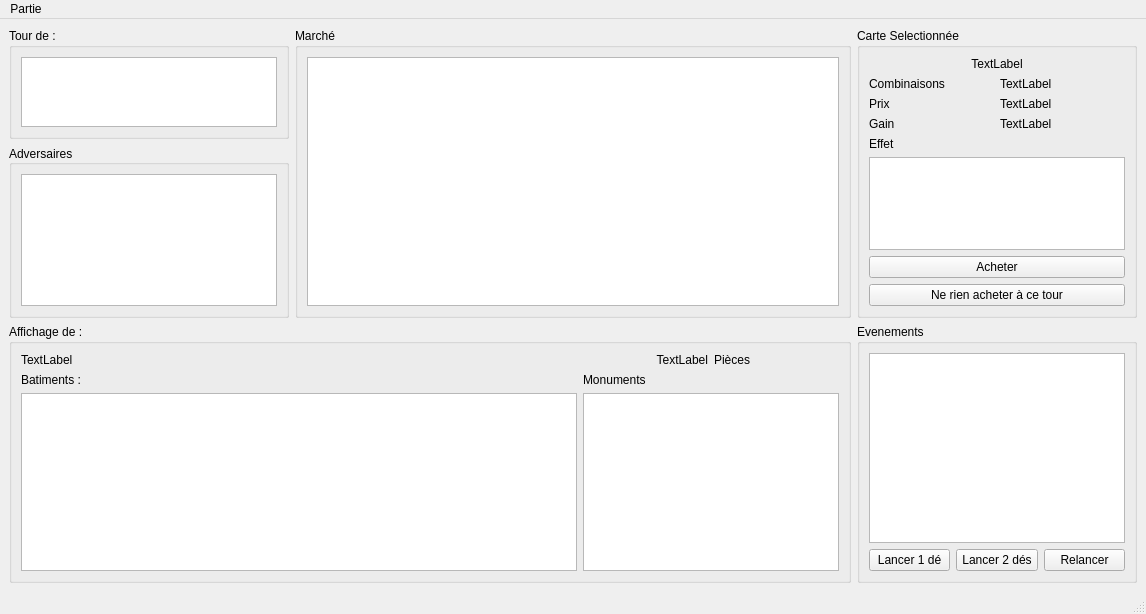
<?xml version="1.0" encoding="UTF-8"?>
<ui version="4.0">
 <class>Jeu</class>
 <widget class="QMainWindow" name="Jeu">
  <property name="geometry">
   <rect>
    <x>0</x>
    <y>0</y>
    <width>1146</width>
    <height>614</height>
   </rect>
  </property>
  <property name="windowTitle">
   <string>MainWindow</string>
  </property>
  <widget class="QWidget" name="centralwidget">
   <layout class="QGridLayout" name="gridLayout_15" rowstretch="1,2,3" columnstretch="0,2,0">
    <property name="sizeConstraint">
     <enum>QLayout::SetDefaultConstraint</enum>
    </property>
    <item row="2" column="0" colspan="2">
     <widget class="QGroupBox" name="gbJoueur">
      <property name="title">
       <string>Affichage de :</string>
      </property>
      <layout class="QGridLayout" name="gridLayout_21" rowstretch="0">
       <item row="0" column="0">
        <layout class="QGridLayout" name="gridLayout_13">
         <item row="1" column="0">
          <widget class="QLabel" name="tJoueur">
           <property name="text">
            <string>TextLabel</string>
           </property>
          </widget>
         </item>
         <item row="1" column="1">
          <widget class="QLabel" name="tPiece">
           <property name="text">
            <string>TextLabel</string>
           </property>
           <property name="alignment">
            <set>Qt::AlignRight|Qt::AlignTrailing|Qt::AlignVCenter</set>
           </property>
          </widget>
         </item>
         <item row="3" column="0">
          <widget class="QListWidget" name="listBatiment"/>
         </item>
         <item row="1" column="2">
          <widget class="QLabel" name="lpieces">
           <property name="text">
            <string>Pièces</string>
           </property>
          </widget>
         </item>
         <item row="3" column="1" colspan="2">
          <widget class="QListWidget" name="listMonuments"/>
         </item>
         <item row="2" column="0">
          <widget class="QLabel" name="lBatiments">
           <property name="text">
            <string>Batiments :</string>
           </property>
          </widget>
         </item>
         <item row="2" column="1" colspan="2">
          <widget class="QLabel" name="lMonuments">
           <property name="text">
            <string>Monuments</string>
           </property>
          </widget>
         </item>
        </layout>
       </item>
      </layout>
     </widget>
    </item>
    <item row="0" column="0">
     <widget class="QGroupBox" name="gbTour">
      <property name="title">
       <string>Tour de :</string>
      </property>
      <layout class="QGridLayout" name="gridLayout_16">
       <item row="0" column="0">
        <layout class="QGridLayout" name="gridLayout_9">
         <item row="0" column="0">
          <widget class="QListWidget" name="listJoueurActif"/>
         </item>
        </layout>
       </item>
      </layout>
     </widget>
    </item>
    <item row="2" column="2">
     <widget class="QGroupBox" name="gbEvenement">
      <property name="title">
       <string>Evenements</string>
      </property>
      <layout class="QGridLayout" name="gridLayout_19">
       <item row="0" column="0">
        <layout class="QGridLayout" name="gridLayout_14">
         <item row="1" column="0">
          <widget class="QPushButton" name="pb1de">
           <property name="text">
            <string>Lancer 1 dé</string>
           </property>
          </widget>
         </item>
         <item row="1" column="2">
          <widget class="QPushButton" name="pbRelancer">
           <property name="text">
            <string>Relancer</string>
           </property>
          </widget>
         </item>
         <item row="0" column="0" colspan="3">
          <widget class="QTextBrowser" name="textConole"/>
         </item>
         <item row="1" column="1">
          <widget class="QPushButton" name="pb2de">
           <property name="text">
            <string>Lancer 2 dés</string>
           </property>
          </widget>
         </item>
        </layout>
       </item>
      </layout>
     </widget>
    </item>
    <item row="1" column="0">
     <widget class="QGroupBox" name="gbAdversaires">
      <property name="title">
       <string>Adversaires</string>
      </property>
      <property name="alignment">
       <set>Qt::AlignLeading|Qt::AlignLeft|Qt::AlignVCenter</set>
      </property>
      <property name="flat">
       <bool>false</bool>
      </property>
      <layout class="QGridLayout" name="gridLayout_20" columnstretch="0">
       <property name="sizeConstraint">
        <enum>QLayout::SetDefaultConstraint</enum>
       </property>
       <item row="0" column="0">
        <layout class="QGridLayout" name="gridLayout_10">
         <item row="0" column="0">
          <widget class="QListWidget" name="listeAdversaires"/>
         </item>
        </layout>
       </item>
      </layout>
     </widget>
    </item>
    <item row="0" column="1" rowspan="2">
     <widget class="QGroupBox" name="gbMarche">
      <property name="title">
       <string>Marché</string>
      </property>
      <layout class="QGridLayout" name="gridLayout_17">
       <item row="0" column="0">
        <layout class="QGridLayout" name="gridLayout_11">
         <item row="0" column="0">
          <widget class="QTableWidget" name="tableMarche"/>
         </item>
        </layout>
       </item>
      </layout>
     </widget>
    </item>
    <item row="0" column="2" rowspan="2">
     <widget class="QGroupBox" name="bgCarte">
      <property name="title">
       <string>Carte Selectionnée</string>
      </property>
      <layout class="QGridLayout" name="gridLayout_18">
       <item row="8" column="1">
        <widget class="QLabel" name="tGain">
         <property name="text">
          <string>TextLabel</string>
         </property>
        </widget>
       </item>
       <item row="8" column="0">
        <widget class="QLabel" name="lGain">
         <property name="text">
          <string>Gain</string>
         </property>
        </widget>
       </item>
       <item row="7" column="1">
        <widget class="QLabel" name="tPrix">
         <property name="text">
          <string>TextLabel</string>
         </property>
        </widget>
       </item>
       <item row="2" column="0">
        <widget class="QLabel" name="lCombinaison">
         <property name="text">
          <string>Combinaisons </string>
         </property>
        </widget>
       </item>
       <item row="7" column="0">
        <widget class="QLabel" name="lPrix">
         <property name="text">
          <string>Prix</string>
         </property>
        </widget>
       </item>
       <item row="9" column="0">
        <widget class="QLabel" name="lEffet">
         <property name="text">
          <string>Effet</string>
         </property>
        </widget>
       </item>
       <item row="2" column="1">
        <widget class="QLabel" name="tCombinaisons">
         <property name="text">
          <string>TextLabel</string>
         </property>
        </widget>
       </item>
       <item row="10" column="0" colspan="2">
        <widget class="QTextBrowser" name="tbEffet"/>
       </item>
       <item row="12" column="0" colspan="2">
        <widget class="QPushButton" name="pushButton_4">
         <property name="text">
          <string>Acheter</string>
         </property>
        </widget>
       </item>
       <item row="13" column="0" colspan="2">
        <widget class="QPushButton" name="pushButton_5">
         <property name="text">
          <string>Ne rien acheter à ce tour</string>
         </property>
        </widget>
       </item>
       <item row="1" column="0" colspan="2">
        <widget class="QLabel" name="tnomCarte">
         <property name="text">
          <string>TextLabel</string>
         </property>
         <property name="alignment">
          <set>Qt::AlignCenter</set>
         </property>
        </widget>
       </item>
      </layout>
     </widget>
    </item>
   </layout>
  </widget>
  <widget class="QMenuBar" name="menubar">
   <property name="geometry">
    <rect>
     <x>0</x>
     <y>0</y>
     <width>1146</width>
     <height>25</height>
    </rect>
   </property>
   <widget class="QMenu" name="menuPatie">
    <property name="title">
     <string>Partie</string>
    </property>
    <addaction name="actionQuitter"/>
    <addaction name="actionSauvegarder"/>
    <addaction name="actionSauver_et_Quitter"/>
    <addaction name="actionQuitter_2"/>
   </widget>
   <addaction name="menuPatie"/>
  </widget>
  <widget class="QStatusBar" name="statusbar"/>
  <action name="actionSauvegarder">
   <property name="text">
    <string>Sauvegarder</string>
   </property>
  </action>
  <action name="actionQuitter">
   <property name="text">
    <string>Menu Principal</string>
   </property>
  </action>
  <action name="actionSauver_et_Quitter">
   <property name="text">
    <string>Sauver et Quitter</string>
   </property>
  </action>
  <action name="actionQuitter_2">
   <property name="text">
    <string>Quitter</string>
   </property>
  </action>
 </widget>
 <resources/>
 <connections/>
</ui>
